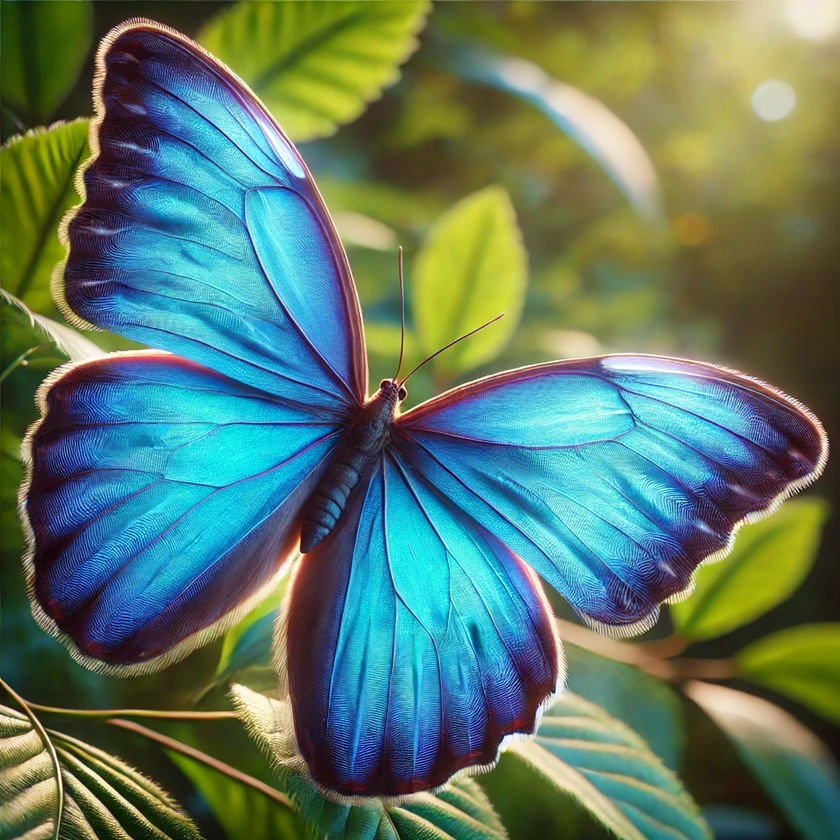
#> input picture cv-krishnaik/opencv-fundamentals/images/butterfly.jpg, 840 x 840 px, shrunk from 1024 x 1024 before the run
$ jupyter execute 3-converting_to_different_color_types.ipynb
#> lines starting #> are read from the running program, lines starting #| are printed output that depends on the picture
[cell 1]
import cv2

[cell 2]
bgr_image = cv2.imread("images/butterfly.jpg")
#> bgr_image is the input picture: shape (840, 840, 3); mean B, G, R 102.9, 121.6, 93.2

[cell 3]
gray_image = cv2.cvtColor(bgr_image, cv2.COLOR_BGR2GRAY)
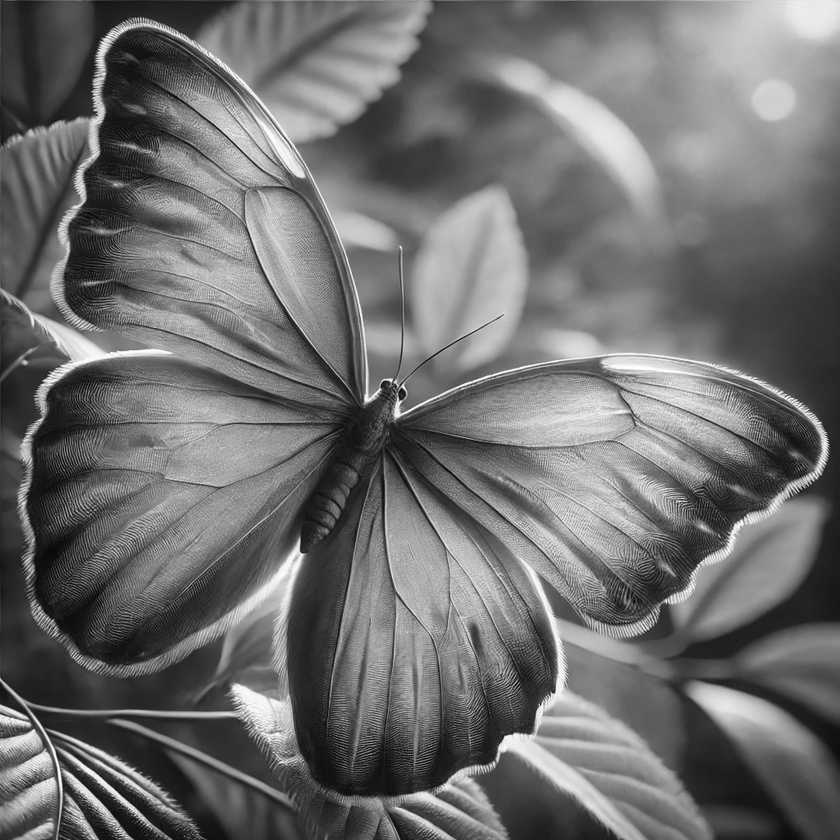
#> gray_image: shape (840, 840); min 4, max 255, mean 111

cv2.imwrite("images/butterfly_gray.jpg", gray_image)
#> Out = True

[cell 4]
hsv_image = cv2.cvtColor(bgr_image, cv2.COLOR_BGR2HSV)
#> hsv_image: shape (840, 840, 3); mean H, S, V 65.9, 149, 140.7

cv2.imwrite("images/butterfly_hsv.jpg", hsv_image)
#> Out = True

[cell 5]
lab_image = cv2.cvtColor(bgr_image, cv2.COLOR_BGR2Lab)
#> lab_image: shape (840, 840, 3); mean of channels 0, 1, 2 124.1, 120.5, 135.4

cv2.imwrite("images/butterfly_lab.jpg", lab_image)
#> Out = True

[cell 6]
rgb_image = cv2.cvtColor(bgr_image, cv2.COLOR_BGR2RGB)

cv2.imwrite("images/butterfly_rgb.jpg", rgb_image)
#> Out = True


$ run again, with cv-krishnaik/opencv-fundamentals/images/coin2.jpg copied over cv-krishnaik/opencv-fundamentals/images/butterfly.jpg
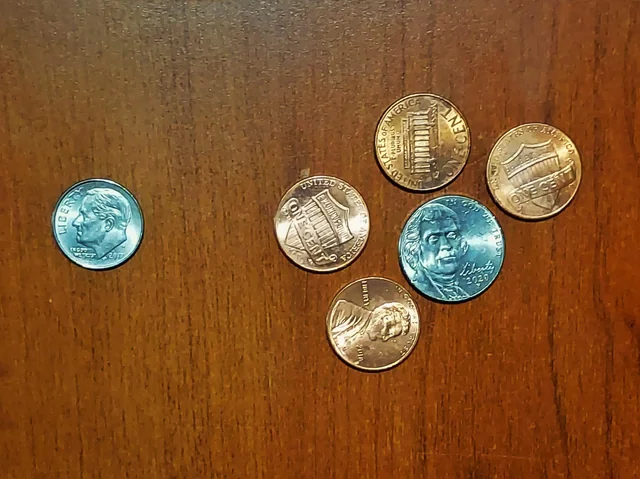
#> input picture cv-krishnaik/opencv-fundamentals/images/coin2.jpg, 640 x 479 px
#> bgr_image is the input picture: shape (479, 640, 3); mean B, G, R 41.5, 83, 130.5
#> `gray_image = cv2.cvtColor(bgr_image, cv2.COLOR_BGR2GRAY)`:
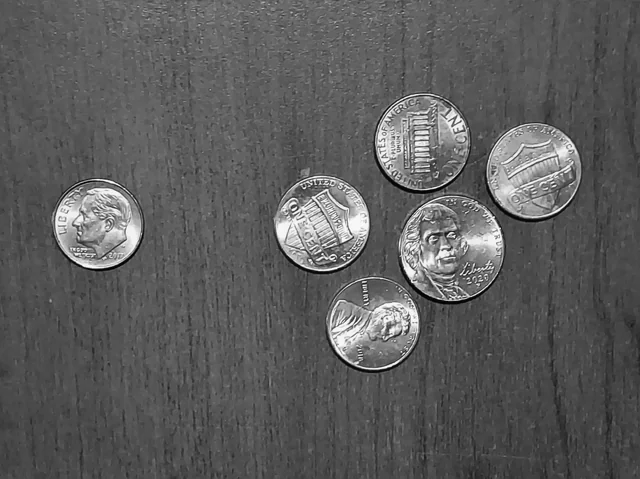
#> gray_image: shape (479, 640); min 0, max 254, mean 92.5
#> `cv2.imwrite("images/butterfly_gray.jpg", gray_image)`: Out = True
#> hsv_image: shape (479, 640, 3); mean H, S, V 17.8, 186.8, 133.4
#> lab_image: shape (479, 640, 3); mean of channels 0, 1, 2 102.5, 145, 160
